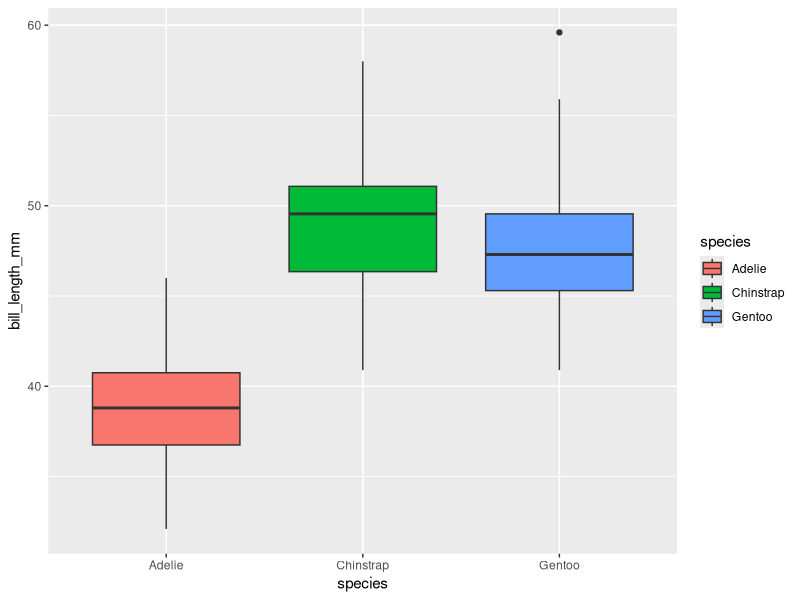
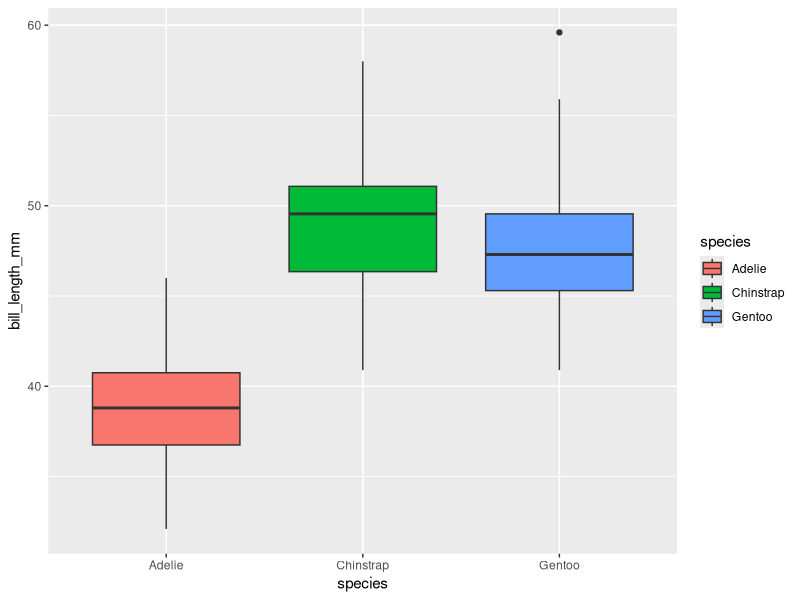

The R script that drew these images, in order:

            library(ggplot2)
            library(palmerpenguins)
            built_answer <- tryCatch(
                {
                    set.seed(42)
                    ggplot(penguins, aes(x = species, y = bill_length_mm, fill = species)) + geom_boxplot()
                    suppressWarnings(
                        if (!file.exists("/sandbox/figures/bill-length_species_boxplot_coloured_species_answer.png")) {
                            ggsave(
                                width = 3,
                                height = 3,
                                "/sandbox/figures/bill-length_species_boxplot_coloured_species_answer.png"
                            )
                        }
                    )
                    suppressWarnings(
                        ggplot_build(last_plot())
                    )
                },
                error = function(e) {
                    'ERROR'
                }
            )
            built_submission <- tryCatch(
                {
                    set.seed(42)
                    ggplot(data = penguins, aes(x = species, y = bill_length_mm, fill = species)) +
  geom_boxplot()
                    suppressWarnings(
                        ggsave(
                            width = 3,
                            height = 3,
                            "figures/bill-length_species_boxplot_coloured_species_submission_qwen.png"
                        )
                    )
                    suppressWarnings(
                        ggplot_build(last_plot())
                    )
                },
                error = function(e) {
                    'ERROR'
                }
            )
            cat(isTRUE(all.equal(built_answer, built_submission)))
        
